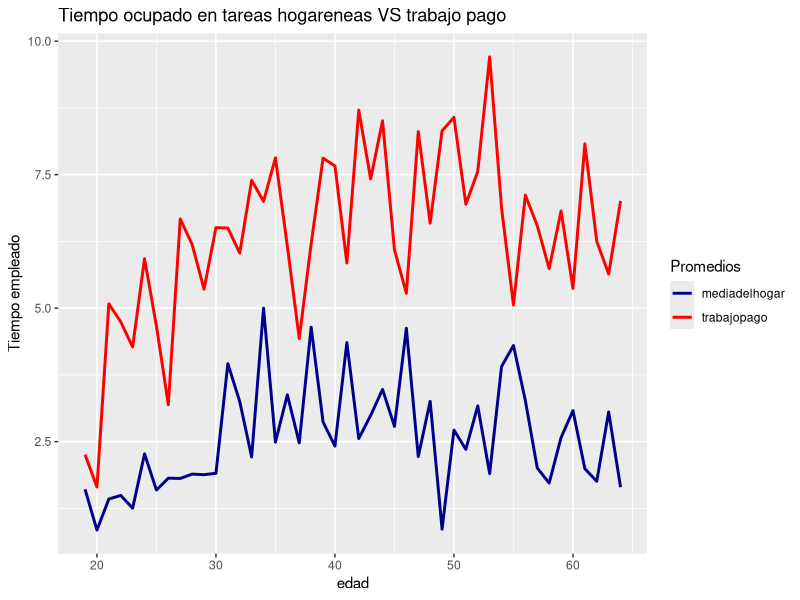
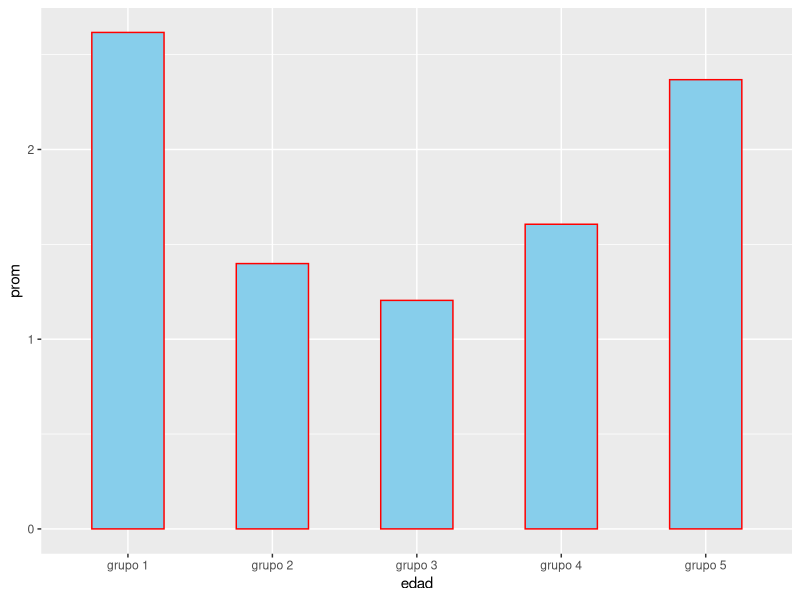
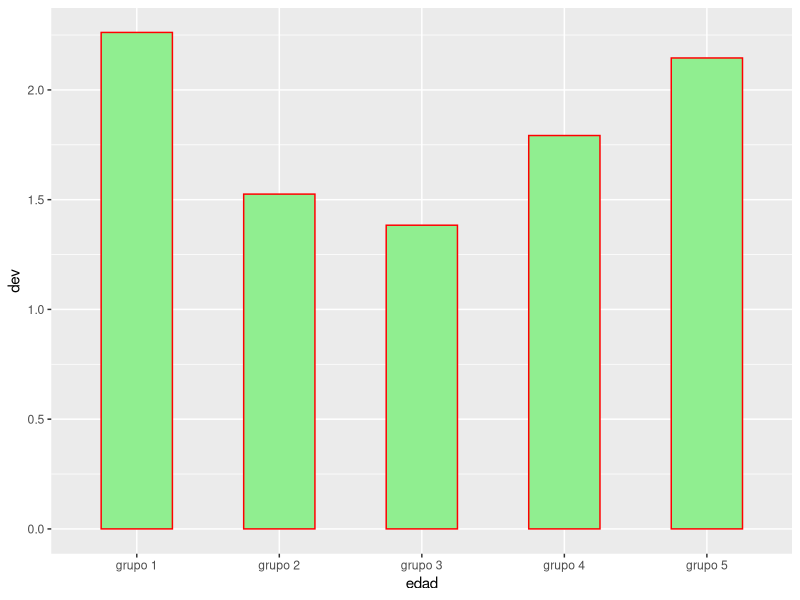
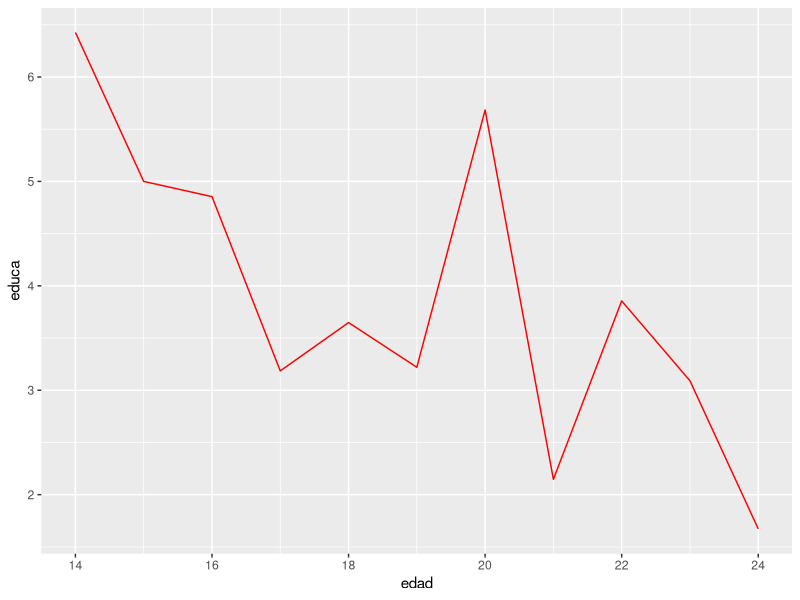

Generate these figures, in order, with R:
## ---- chunk 1
knitr::opts_chunk$set(echo = TRUE)


library(readr)
library(dplyr)
library(ggplot2)
library(tidyr)
## ---- chunk 2
uso_tiempo_2016<-read.csv("datos/encuesta_uso_tiempo_2016.csv")

## ---- chunk 3
uso_tiempo_2016|>
select(sexo,edad,trabajo_pago,trabajo_pago2,trabajo_domestico_no_pago,trabajo_domestico_no_pago2,tareas_cuidados, tareas_cuidados2,nivel_educativo,estado_ocupacional,recreacion,recreacion2)

## ---- chunk 4
filter(uso_tiempo_2016,edad>=18)|>
  group_by(sexo)|>
  summarise(conteo = n())
## ---- chunk 5
uso_tiempo_2016|>
 filter (edad>=18)|>
group_by(sexo)|>
summarise(valor_prom_recreacion = mean(recreacion))
## ---- chunk 6
#Poblacion_activa_uso_del_tiempo <- 
  uso_tiempo_2016|>
  filter(edad > "18" & edad < "70" ) |>
#Poblacion_activa <- 
  select("trabajo_pago", "recreacion", "trabajo_domestico_no_pago", "estudio_educacion")

## ---- chunk 7
uso_tiempo_2016 |> 
  select(sexo,trabajo_pago,trabajo_pago2,trabajo_domestico_no_pago,trabajo_domestico_no_pago2,tareas_cuidados, tareas_cuidados2, quintil_ingreso,rango_etario)
## ---- chunk 8
filter(uso_tiempo_2016, edad == "14")
## ---- chunk 9
uso_tiempo_2016|>
  count("Varon", sexo)

## ---- chunk 10
summarize(uso_tiempo_2016, proporción_media = mean ("estudio_educacion", na.rm = TRUE))
## ---- chunk 11
#uso_tiempo_2016_b <- read_csv("datos/encuesta_uso_tiempo_2016.csv")
uso_tiempo_2016|>
  filter(edad >"18") |> 
  group_by(sexo) |>
  summarize( tiempo_Max = max(trabajo_pago), tiempo_Mim = min(trabajo_pago), desvio = sd(trabajo_pago), na.rm = TRUE)

## ---- chunk 12
 uso_tiempo_2016|>
  filter(edad > "18" & edad < "70", ) |>
  select( "trabajo_pago", "recreacion", "trabajo_domestico_no_pago", "tareas_cuidados")
 
## ---- chunk 13
Tiempo_activos <- uso_tiempo_2016|>
  #group_by(sexo=="Varon") |>
  filter(edad > "18" & edad < "65", sexo=="Varon" ) |>
  select( "edad","trabajo_pago",  "trabajo_domestico_no_pago", "tareas_cuidados")
## ---- chunk 14
Tiempo_activos<-mutate(Tiempo_activos, trabajoDelHogar =(trabajo_domestico_no_pago+tareas_cuidados ))
## ---- chunk 15
vargrap <- Tiempo_activos|>
  group_by(edad)|>
 summarise(mediadelhogar = mean(trabajoDelHogar,na.rm=TRUE), trabajopago = mean(trabajo_pago,na.rm=TRUE))

## ---- chunk 16
ggplot()+
  geom_line(data=vargrap,aes(y=mediadelhogar,x= edad,colour="mediadelhogar"),size=1 )+
  geom_line(data=vargrap,aes(y=trabajopago,x= edad,colour="trabajopago"),size=1) +
  scale_color_manual(name = "Promedios", values = c("mediadelhogar" = "darkblue", "trabajopago" = "red")) +
  labs(title='Tiempo ocupado en tareas hogareneas VS trabajo pago', y = "Tiempo empleado")

## ---- chunk 17
vargrap2 <- uso_tiempo_2016 |>
  group_by(edad)|>
  filter(edad < 70) |>
  summarise(Promedio_Aplicaciones = mean(aplicaciones,na.rm=TRUE),
          DesvStandard = sd(aplicaciones,na.rm=TRUE))
## ---- chunk 18
vargrap2 <- rbind (
  vargrap2  |>   filter(edad < 23) |>
  summarise(edad = "grupo 1",prom =mean(Promedio_Aplicaciones), dev = mean(DesvStandard)),

  vargrap2  |>   filter(edad >= 23 & edad < 35 ) |>
  summarise(edad = "grupo 2",prom =mean(Promedio_Aplicaciones), dev = mean(DesvStandard)),

  vargrap2  |>   filter(edad >= 35 & edad < 45 ) |>
  summarise(edad = "grupo 3",prom =mean(Promedio_Aplicaciones), dev = mean(DesvStandard)),

  vargrap2  |>   filter(edad >= 45 & edad < 55 ) |>
  summarise(edad = "grupo 4",prom =mean(Promedio_Aplicaciones), dev = mean(DesvStandard)),

  vargrap2  |>   filter(edad >= 55 & edad < 70 ) |>
  summarise(edad = "grupo 5",prom =mean(Promedio_Aplicaciones), dev = mean(DesvStandard))
)



## ---- chunk 19
#grafico
  ggplot(vargrap2, aes(x = edad, y = prom)) +                     
  geom_bar(width = 0.5, colour="red", fill="skyblue", stat = "identity")
labs(title='Tiempo ocupado en el uso de aplicasiones segun grupo etario')

  ggplot(vargrap2, aes(x = edad, y = dev)) +
  geom_bar(width = 0.5, colour="red", fill="lightgreen", stat = "identity")

## ---- chunk 20
vargrap3 <- uso_tiempo_2016 |>
  filter(edad >= 14 & edad < 25 ) |>
  group_by (edad)|>
  summarise (educa = mean(estudio_educacion,na.rm=TRUE))
## ---- chunk 21
ggplot(vargrap3, aes(x = edad, y = educa)) +                     
  geom_line(width = 0.5, colour="red", stat = "identity")
